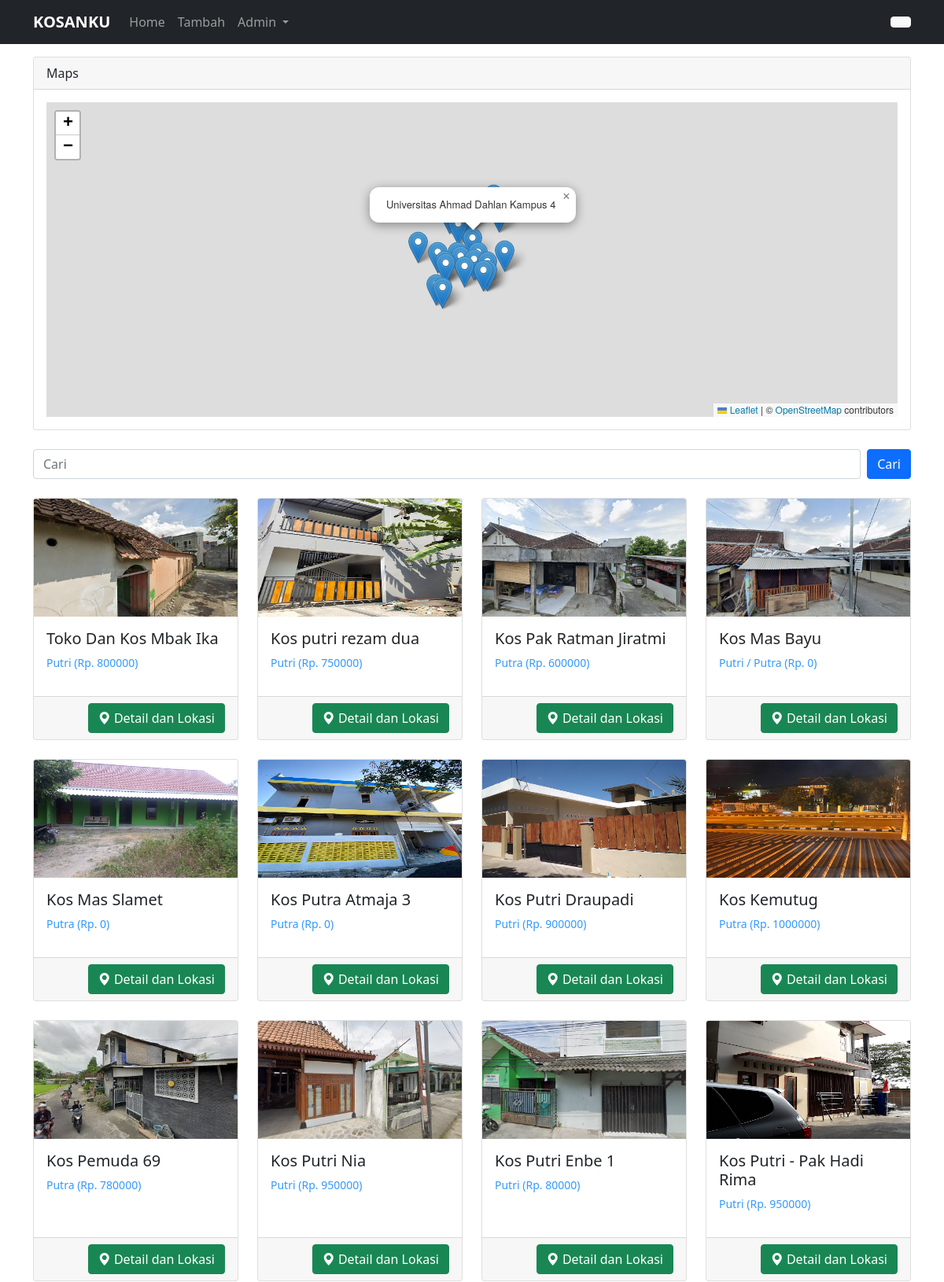
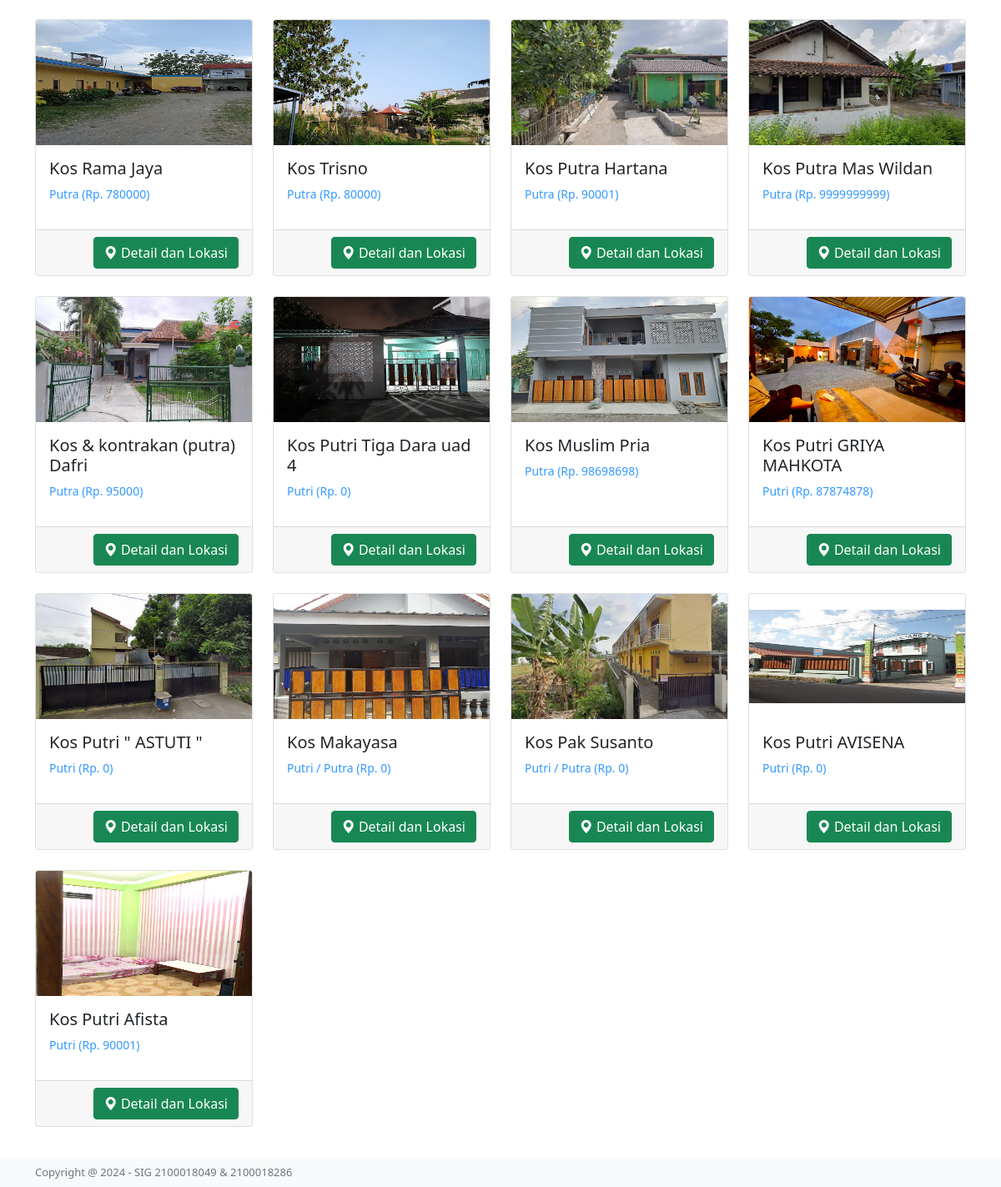
/index.php/home/cariindex, run on the app's committed database (2 pictures, top to bottom).
### tables this page shows
CREATE TABLE `kost` (
  `id` int(50) NOT NULL,
  `nama` varchar(50) NOT NULL,
  `alamat` varchar(256) NOT NULL,
  `nama_pemilik` varchar(50) NOT NULL,
  `telepon` varchar(50) NOT NULL,
  `email` varchar(50) NOT NULL,
  `harga` varchar(50) NOT NULL,
  `jumlah_kamar` varchar(50) NOT NULL,
  `fasilitas` varchar(500) NOT NULL,
  `keterangan` varchar(500) NOT NULL,
  `latitude` varchar(50) NOT NULL,
  `bayar` varchar(50) NOT NULL,
  `foto` varchar(50) NOT NULL,
  `longitude` varchar(50) NOT NULL,
  `jenis` varchar(50) NOT NULL,
  `status` enum('pending','terupload') DEFAULT 'pending'
);

### application/controllers/Home.php (called while the page is built, shortened)
<?php
class Home extends CI_Controller {
    public function __construct(){
        $this->load->model('H_kos');
        $this->load->helper(array('url', 'form', 'html'));
        $this->load->library('session');
    }
    public function cariindex(){
        $cari = $this->input->post('cari');
        $data['data_kos'] = $this->H_kos->caridata_masuk($cari);
        $this->load->view('user/header', $data);
        $this->load->view('home/index', $data);
        $this->load->view('user/footer');
    }
}

### index.php (called while the page is built, shortened)
<?php
require_once BASEPATH.'core/CodeIgniter.php';

### application/models/H_kos.php (called while the page is built, shortened)
<?php
class H_kos extends CI_Model{
    public function caridata_masuk($cari) {
        $this->db->like('nama', $cari);
        $this->db->or_like('alamat', $cari);
        $this->db->or_like('harga', $cari);
        $this->db->or_like('jenis', $cari);
        $query = $this->db->get('kost');
        return $query->result();
    }
}
?>

### application/views/home/index.php (the view, shortened to what this page needs)
<div class="container">
    <br><br><br>
    <div class="card">
        <div class="card-header">
            Maps
        </div>
        <div class="card-body">
            <div id="map" style="width: 100%; height: 400px;"></div>
        </div>
    </div>
    <br>
    <?php echo form_open('home/cariindex', ['class' => 'd-flex']); ?>
        <input class="form-control me-2" name="cari" type="search" placeholder="Cari" aria-label="Search">
        <button class="btn btn-primary" type="submit">Cari</button>
    <?php echo form_close(); ?>
    <br>
    <div class="row row-cols-1 row-cols-md-4 g-4">
        <?php if (isset($data_kos) && !empty($data_kos)): ?>
            <?php foreach($data_kos as $data1): ?>
                <div class="col">
                    <div class="card h-100">
                        <img src="<?php echo base_url() . '/assets/fotokos/' . $data1->foto; ?>" class="card-img-top" style="width: auto; height: 150px;" alt="kos">
                        <div class="card-body">
                            <h5 class="card-title"><?php echo $data1->nama; ?></h5>
                            <p style="font-size: 14px; color: #3399ff;"><?php echo $data1->jenis; ?> (Rp. <?php echo $data1->harga; ?>)</p>
                        </div>
                        <div class="card-footer text-end">
                            <small class="text-muted">
                                <a href="<?php echo base_url() . 'home/detail/' . $data1->id; ?>" class="btn btn-success"><i class="bi bi-geo-alt-fill"></i> Detail dan Lokasi</a>
                            </small>
                        </div>
                    </div>
                </div>
            <?php endforeach; ?>
        <?php else: ?>
            <p class="text-center">Tidak ada data yang ditemukan</p>
        <?php endif; ?>
    </div>
</div>

### data on the page
kost: foto (picture), nama "Toko Dan Kos Mbak Ika", jenis "Putri", harga "800000"
kost: foto (picture), nama "Kos putri rezam dua", jenis "Putri", harga "750000"
kost: foto (picture), nama "Kos Pak Ratman Jiratmi", jenis "Putra", harga "600000"
kost: foto (picture), nama "Kos Mas Bayu", jenis "Putri / Putra", harga "0"
kost: foto (picture), nama "Kos Mas Slamet", jenis "Putra", harga "0"
kost: foto (picture), nama "Kos Putra Atmaja 3", jenis "Putra", harga "0"
kost: foto (picture), nama "Kos Putri Draupadi", jenis "Putri", harga "900000"
kost: foto (picture), nama "Kos Kemutug", jenis "Putra", harga "1000000"
kost: foto (picture), nama "Kos Pemuda 69", jenis "Putra", harga "780000"
kost: foto (picture), nama "Kos Putri Nia", jenis "Putri", harga "950000"
kost: foto (picture), nama "Kos Putri Enbe 1", jenis "Putri", harga "80000"
kost: foto (picture), nama "Kos Putri - Pak Hadi Rima", jenis "Putri", harga "950000"
kost: foto (picture), nama "Kos Rama Jaya", jenis "Putra", harga "780000"
kost: foto (picture), nama "Kos Trisno", jenis "Putra", harga "80000"
kost: foto (picture), nama "Kos Putra Hartana", jenis "Putra", harga "90001"
kost: foto (picture), nama "Kos Putra Mas Wildan", jenis "Putra", harga "9999999999"
kost: foto (picture), nama "Kos & kontrakan (putra) Dafri", jenis "Putra", harga "95000"
kost: foto (picture), nama "Kos Putri Tiga Dara uad 4", jenis "Putri", harga "0"
kost: foto (picture), nama "Kos Muslim Pria", jenis "Putra", harga "98698698"
kost: foto (picture), nama "Kos Putri GRIYA MAHKOTA", jenis "Putri", harga "87874878"
kost: foto (picture), nama "Kos Putri \" ASTUTI \"", jenis "Putri", harga "0"
kost: foto (picture), nama "Kos Makayasa", jenis "Putri / Putra", harga "0"
kost: foto (picture), nama "Kos Pak Susanto", jenis "Putri / Putra", harga "0"
kost: foto (picture), nama "Kos Putri AVISENA", jenis "Putri", harga "0"
kost: foto (picture), nama "Kos Putri Afista", jenis "Putri", harga "90001"
